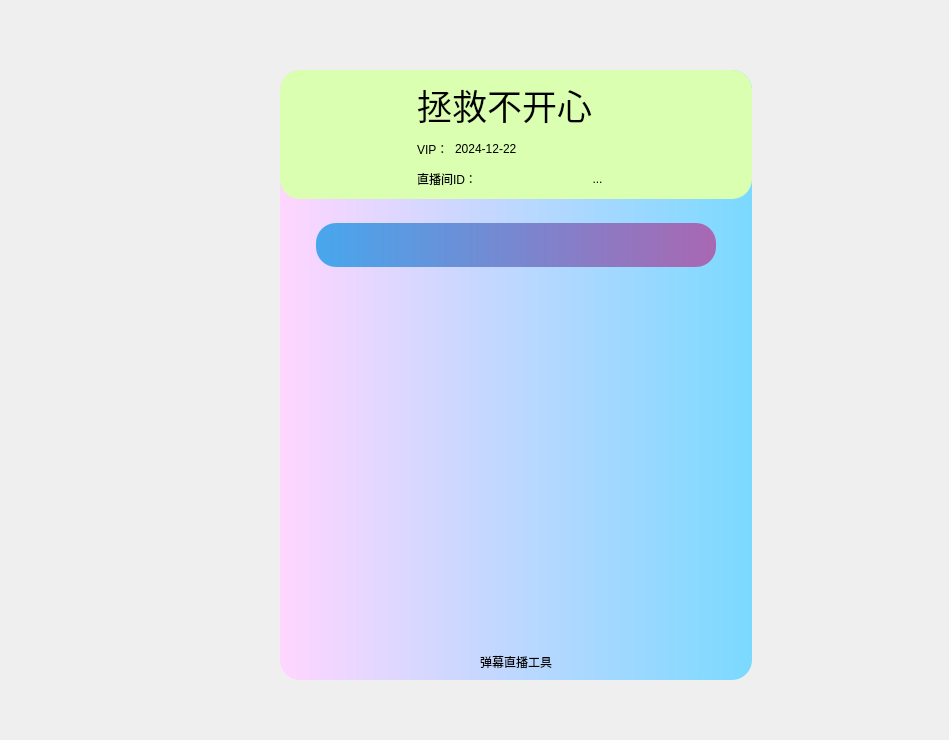
<?xml version="1.0" encoding="UTF-8"?>
<ui version="4.0">
 <class>Home</class>
 <widget class="QWidget" name="Home">
  <property name="enabled">
   <bool>true</bool>
  </property>
  <property name="geometry">
   <rect>
    <x>0</x>
    <y>0</y>
    <width>949</width>
    <height>740</height>
   </rect>
  </property>
  <property name="windowTitle">
   <string>首页</string>
  </property>
  <widget class="QWidget" name="main" native="true">
   <property name="geometry">
    <rect>
     <x>280</x>
     <y>70</y>
     <width>472</width>
     <height>610</height>
    </rect>
   </property>
   <property name="minimumSize">
    <size>
     <width>472</width>
     <height>610</height>
    </size>
   </property>
   <property name="maximumSize">
    <size>
     <width>472</width>
     <height>610</height>
    </size>
   </property>
   <property name="styleSheet">
    <string notr="true">#main{
	background-color: qlineargradient(spread:pad, x1:0, y1:0, x2:1, y2:0, stop:0 rgba(255, 214, 255, 255), stop:1 rgba(122, 217, 255, 255));
    border-radius: 20px;
}</string>
   </property>
   <layout class="QVBoxLayout" name="verticalLayout_2">
    <property name="leftMargin">
     <number>0</number>
    </property>
    <property name="topMargin">
     <number>0</number>
    </property>
    <property name="rightMargin">
     <number>0</number>
    </property>
    <property name="bottomMargin">
     <number>0</number>
    </property>
    <item>
     <layout class="QVBoxLayout" name="verticalLayout">
      <item>
       <widget class="QWidget" name="topBar" native="true">
        <layout class="QHBoxLayout" name="horizontalLayout_2">
         <property name="leftMargin">
          <number>0</number>
         </property>
         <property name="topMargin">
          <number>0</number>
         </property>
         <property name="rightMargin">
          <number>0</number>
         </property>
         <item>
          <layout class="QHBoxLayout" name="horizontalLayout">
           <item>
            <widget class="QWidget" name="userInfo" native="true">
             <property name="styleSheet">
              <string notr="true">#userInfo{
background-color: rgb(218, 255, 176);
 border-radius: 20px;
}</string>
             </property>
             <layout class="QHBoxLayout" name="horizontalLayout_4">
              <item>
               <widget class="QLabel" name="avaImg">
                <property name="minimumSize">
                 <size>
                  <width>111</width>
                  <height>111</height>
                 </size>
                </property>
                <property name="maximumSize">
                 <size>
                  <width>111</width>
                  <height>111</height>
                 </size>
                </property>
                <property name="styleSheet">
                 <string notr="true">#avaImg {
	border-image: url(:/images/images/ava.jpg);
             border-radius: 55px;
}</string>
                </property>
                <property name="text">
                 <string/>
                </property>
                <property name="scaledContents">
                 <bool>true</bool>
                </property>
                <property name="alignment">
                 <set>Qt::AlignCenter</set>
                </property>
               </widget>
              </item>
              <item>
               <widget class="QWidget" name="widget_4" native="true">
                <property name="maximumSize">
                 <size>
                  <width>252</width>
                  <height>16777215</height>
                 </size>
                </property>
                <layout class="QVBoxLayout" name="verticalLayout_6">
                 <property name="leftMargin">
                  <number>11</number>
                 </property>
                 <property name="topMargin">
                  <number>0</number>
                 </property>
                 <property name="rightMargin">
                  <number>0</number>
                 </property>
                 <property name="bottomMargin">
                  <number>0</number>
                 </property>
                 <item>
                  <widget class="QLabel" name="nickname">
                   <property name="font">
                    <font>
                     <pointsize>26</pointsize>
                    </font>
                   </property>
                   <property name="text">
                    <string>拯救不开心</string>
                   </property>
                  </widget>
                 </item>
                 <item>
                  <widget class="QWidget" name="widget_7" native="true">
                   <layout class="QHBoxLayout" name="horizontalLayout_6">
                    <property name="leftMargin">
                     <number>0</number>
                    </property>
                    <property name="topMargin">
                     <number>0</number>
                    </property>
                    <property name="rightMargin">
                     <number>0</number>
                    </property>
                    <property name="bottomMargin">
                     <number>0</number>
                    </property>
                    <item>
                     <layout class="QHBoxLayout" name="horizontalLayout_5">
                      <item>
                       <widget class="QLabel" name="vipLabel">
                        <property name="text">
                         <string>VIP：</string>
                        </property>
                       </widget>
                      </item>
                      <item>
                       <widget class="QLabel" name="vipTime">
                        <property name="text">
                         <string>2024-12-22</string>
                        </property>
                       </widget>
                      </item>
                      <item>
                       <spacer name="horizontalSpacer">
                        <property name="orientation">
                         <enum>Qt::Horizontal</enum>
                        </property>
                        <property name="sizeHint" stdset="0">
                         <size>
                          <width>40</width>
                          <height>20</height>
                         </size>
                        </property>
                       </spacer>
                      </item>
                     </layout>
                    </item>
                   </layout>
                  </widget>
                 </item>
                 <item>
                  <widget class="QWidget" name="widget_6" native="true">
                   <layout class="QHBoxLayout" name="horizontalLayout_8">
                    <property name="leftMargin">
                     <number>0</number>
                    </property>
                    <property name="topMargin">
                     <number>0</number>
                    </property>
                    <property name="rightMargin">
                     <number>0</number>
                    </property>
                    <property name="bottomMargin">
                     <number>0</number>
                    </property>
                    <item>
                     <layout class="QHBoxLayout" name="horizontalLayout_7">
                      <item>
                       <widget class="QLabel" name="label_5">
                        <property name="text">
                         <string>直播间ID：</string>
                        </property>
                       </widget>
                      </item>
                      <item>
                       <widget class="QLineEdit" name="urlID">
                        <property name="enabled">
                         <bool>false</bool>
                        </property>
                        <property name="styleSheet">
                         <string notr="true">#urlID{
border-top: none;
border-left: none;
border-right: none;
background-color:  transparent;
}</string>
                        </property>
                        <property name="text">
                         <string/>
                        </property>
                       </widget>
                      </item>
                      <item>
                       <widget class="QToolButton" name="editUrlIDBtn">
                        <property name="sizePolicy">
                         <sizepolicy hsizetype="Fixed" vsizetype="Fixed">
                          <horstretch>0</horstretch>
                          <verstretch>0</verstretch>
                         </sizepolicy>
                        </property>
                        <property name="styleSheet">
                         <string notr="true">QToolButton {
            border: none;
            background-color: transparent;
        }

QToolButton:hover{
padding-bottom:4px;
}</string>
                        </property>
                        <property name="text">
                         <string>...</string>
                        </property>
                        <property name="icon">
                         <iconset resource="pc.qrc">
                          <normaloff>:/icons/icons/create-outline.png</normaloff>:/icons/icons/create-outline.png</iconset>
                        </property>
                       </widget>
                      </item>
                      <item>
                       <spacer name="horizontalSpacer_2">
                        <property name="orientation">
                         <enum>Qt::Horizontal</enum>
                        </property>
                        <property name="sizeHint" stdset="0">
                         <size>
                          <width>40</width>
                          <height>20</height>
                         </size>
                        </property>
                       </spacer>
                      </item>
                     </layout>
                    </item>
                   </layout>
                  </widget>
                 </item>
                </layout>
               </widget>
              </item>
              <item alignment="Qt::AlignRight|Qt::AlignTop">
               <widget class="QWidget" name="widget_5" native="true">
                <property name="styleSheet">
                 <string notr="true">QPushButton{
border: none;
background-color: transparent;
}
QPushButton:hover{
padding-bottom:4px;
}</string>
                </property>
                <layout class="QHBoxLayout" name="horizontalLayout_9">
                 <property name="leftMargin">
                  <number>0</number>
                 </property>
                 <property name="topMargin">
                  <number>0</number>
                 </property>
                 <property name="rightMargin">
                  <number>0</number>
                 </property>
                 <property name="bottomMargin">
                  <number>0</number>
                 </property>
                 <item>
                  <widget class="QPushButton" name="logOutButton">
                   <property name="minimumSize">
                    <size>
                     <width>26</width>
                     <height>26</height>
                    </size>
                   </property>
                   <property name="styleSheet">
                    <string notr="true"/>
                   </property>
                   <property name="text">
                    <string/>
                   </property>
                   <property name="icon">
                    <iconset resource="pc.qrc">
                     <normaloff>:/icons/icons/log-out-outline.png</normaloff>:/icons/icons/log-out-outline.png</iconset>
                   </property>
                  </widget>
                 </item>
                 <item>
                  <widget class="QPushButton" name="settingsButton">
                   <property name="text">
                    <string/>
                   </property>
                   <property name="icon">
                    <iconset resource="pc.qrc">
                     <normaloff>:/icons/icons/settings-sharp.png</normaloff>:/icons/icons/settings-sharp.png</iconset>
                   </property>
                  </widget>
                 </item>
                 <item>
                  <widget class="QPushButton" name="closeButton">
                   <property name="minimumSize">
                    <size>
                     <width>26</width>
                     <height>26</height>
                    </size>
                   </property>
                   <property name="text">
                    <string/>
                   </property>
                   <property name="icon">
                    <iconset resource="pc.qrc">
                     <normaloff>:/icons/icons/close-sharp.png</normaloff>:/icons/icons/close-sharp.png</iconset>
                   </property>
                  </widget>
                 </item>
                </layout>
               </widget>
              </item>
             </layout>
            </widget>
           </item>
          </layout>
         </item>
        </layout>
       </widget>
      </item>
      <item>
       <widget class="QWidget" name="menuBar" native="true">
        <layout class="QVBoxLayout" name="verticalLayout_4">
         <item>
          <layout class="QVBoxLayout" name="verticalLayout_3">
           <item alignment="Qt::AlignHCenter">
            <widget class="QWidget" name="menuItem" native="true">
             <property name="minimumSize">
              <size>
               <width>400</width>
               <height>0</height>
              </size>
             </property>
             <property name="styleSheet">
              <string notr="true">#menuItem{
background-color: qlineargradient(x1:0, y1:0.5, x2:1, y2:0.5, stop:0 #47a7ed, stop: 1 #a967b2);
border-radius: 20px;
}</string>
             </property>
             <layout class="QHBoxLayout" name="horizontalLayout_3">
              <item>
               <widget class="QLabel" name="label_6">
                <property name="styleSheet">
                 <string notr="true">background-color: transparent;
image: url(:/icons/icons/logo-tiktok.png);</string>
                </property>
                <property name="text">
                 <string/>
                </property>
               </widget>
              </item>
              <item>
               <widget class="QLabel" name="label_8">
                <property name="styleSheet">
                 <string notr="true">background-color: transparent;
image: url(:/icons/icons/add.png);</string>
                </property>
                <property name="text">
                 <string/>
                </property>
               </widget>
              </item>
              <item>
               <widget class="QLabel" name="label_7">
                <property name="styleSheet">
                 <string notr="true">background-color: transparent;
image: url(:/icons/icons/midjourney.png);</string>
                </property>
                <property name="text">
                 <string/>
                </property>
               </widget>
              </item>
              <item>
               <spacer name="horizontalSpacer_3">
                <property name="orientation">
                 <enum>Qt::Horizontal</enum>
                </property>
                <property name="sizeType">
                 <enum>QSizePolicy::Minimum</enum>
                </property>
                <property name="sizeHint" stdset="0">
                 <size>
                  <width>26</width>
                  <height>26</height>
                 </size>
                </property>
               </spacer>
              </item>
              <item>
               <widget class="QPushButton" name="dyMjStartBtn">
                <property name="styleSheet">
                 <string notr="true">QPushButton{
border: none;
background-color: transparent;
}
QPushButton:hover{
padding-bottom:4px;
}</string>
                </property>
                <property name="text">
                 <string/>
                </property>
                <property name="icon">
                 <iconset resource="pc.qrc">
                  <normaloff>:/icons/icons/power-sharp-green.png</normaloff>:/icons/icons/power-sharp-green.png</iconset>
                </property>
                <property name="iconSize">
                 <size>
                  <width>40</width>
                  <height>40</height>
                 </size>
                </property>
               </widget>
              </item>
             </layout>
            </widget>
           </item>
          </layout>
         </item>
         <item>
          <spacer name="verticalSpacer">
           <property name="orientation">
            <enum>Qt::Vertical</enum>
           </property>
           <property name="sizeHint" stdset="0">
            <size>
             <width>20</width>
             <height>40</height>
            </size>
           </property>
          </spacer>
         </item>
        </layout>
       </widget>
      </item>
      <item>
       <widget class="QWidget" name="footBar" native="true">
        <layout class="QVBoxLayout" name="verticalLayout_5">
         <item alignment="Qt::AlignHCenter">
          <widget class="QLabel" name="label_9">
           <property name="text">
            <string>弹幕直播工具</string>
           </property>
          </widget>
         </item>
        </layout>
       </widget>
      </item>
     </layout>
    </item>
   </layout>
  </widget>
 </widget>
 <resources>
  <include location="pc.qrc"/>
 </resources>
 <connections/>
</ui>
